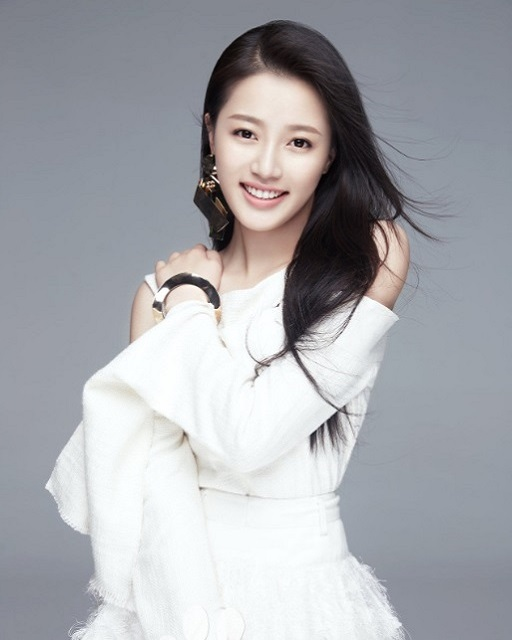
//> input picture project_code/images/master.jpg, 512 x 640 px
$ ./VC_FANFUHAN_OPENCV040   (built with g++ and OpenCV 4)
//> lines starting //> are read from the running program, lines starting //| are printed output that depends on the picture; after the words box and inside, x2 and y2 are one past the last pixel; in counts of white or black regions, pixels touching at a corner belong together
// VC_FANFUHAN_OPENCV040.cpp : 定義主控台應用程式的進入點。
//
/*
// Debug | x32
通用屬性
| C/C++
|	| 一般
|		| 其他 Include 目錄 -> C:\opencv\build\include
|
| 連結器
| 	|一一般
|		|  其他程式庫目錄 -> C:\opencv\build\x64\vc15\lib
|
| 	|一輸入
|		| 其他相依性 -> opencv_world411d.lib;%(AdditionalDependencies)

// Releas | x64
組態屬性
| C/C++
|	| 一般
|		| 其他 Include 目錄 -> C:\opencv\build\include
|
| 連結器
| 	|一般
|		| 其他程式庫目錄 -> C:\opencv\build\x64\vc15\lib
|
| 	|一輸入
|		| 其他相依性 -> opencv_world411.lib;%(AdditionalDependencies)

*/

#include "stdafx.h"
#include <iostream>
#include <opencv2/opencv.hpp>
#include <opencv2/core/core.hpp>
#include <opencv2/highgui/highgui.hpp>

using namespace std;
using namespace cv;

void blur_demo(Mat &image, Mat &sum);
void edge_demo(Mat &image, Mat &sum);
int getblockSum(Mat &sum, int x1, int y1, int x2, int y2, int i);

void showHistogram(InputArray src, cv::String StrTitle);
void backProjection_demo(Mat &mat, Mat &model);
void blur3x3(Mat &src, Mat *det);

void add_salt_pepper_noise(Mat &image);
void add_gaussian_noise(Mat &image);

void USMImage(Mat src, Mat &usm, float fltPar);

void pyramid_up(Mat &image, vector<Mat> &pyramid_images, int level);
void pyramid_down(vector<Mat> &pyramid_images);

void laplaian_demo(vector<Mat> &pyramid_images, Mat &image);

// [5 lines left out: function pause, not called in this run]
int main()
{
	Mat src = imread("../../images/master.jpg");//Mat src = imread("../../images/test.png");
//> src is the input picture: 640 rows x 512 cols, CV_8UC3; mean B, G, R 173.5, 168.6, 167.3
	if (src.empty())
	{
		cout << "could not load image.." << endl;
		pause();
		return -1;
	}
	else
	{
		imshow("input_src", src);
		showHistogram(src, "Histogram_input_src");
//> in showHistogram, `split(src, bgr_plane);`:
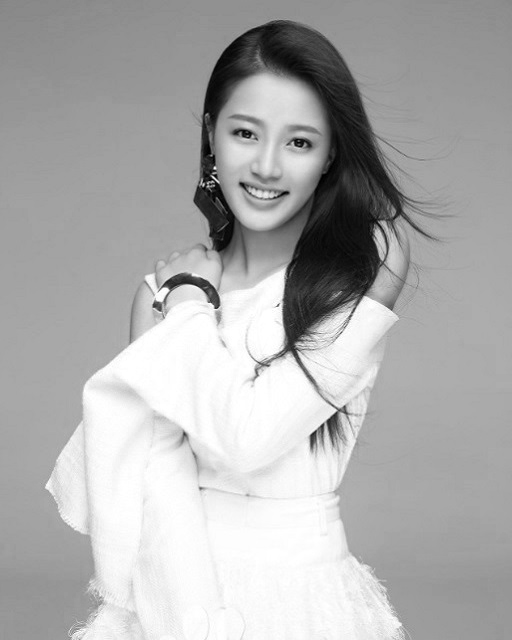
//> bgr_plane[0]: 640 rows x 512 cols, CV_8UC1; min 0, max 255, mean 173.5
//> in showHistogram, `split(src, bgr_plane);`:
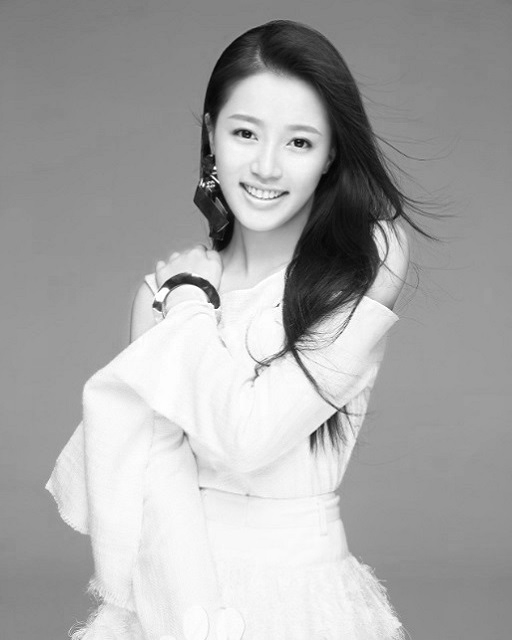
//> bgr_plane[2]: 640 rows x 512 cols, CV_8UC1; min 3, max 255, mean 167.3
//> in showHistogram, `calcHist(&bgr_plane[0], 1, 0, Mat(), b_hist, 1, bins, ranges);`: b_hist = 256 values, max 11797 at index 168, min 0 at index 255, mean 1255.5
//> in showHistogram, `calcHist(&bgr_plane[1], 1, 0, Mat(), g_hist, 1, bins, ranges);`: g_hist = 256 values, max 10209 at index 159, min 0 at index 255, mean 1273.3
//> in showHistogram, `calcHist(&bgr_plane[2], 1, 0, Mat(), r_hist, 1, bins, ranges);`: r_hist = 256 values, max 10776 at index 156, min 0 at index 0, mean 1279.2
//> in showHistogram, `normalize(b_hist, b_hist, 0, histImage.rows, NORM_MINMAX, -1);`: b_hist = 256 values, max 400 at index 168, min 0 at index 255, mean 42.57
//> in showHistogram, `normalize(g_hist, g_hist, 0, histImage.rows, NORM_MINMAX, -1);`: g_hist = 256 values, max 400 at index 159, min 0 at index 255, mean 49.89
//> in showHistogram, `normalize(r_hist, r_hist, 0, histImage.rows, NORM_MINMAX, -1);`: r_hist = 256 values, max 400 at index 156, min 0 at index 0, mean 47.49
//> after the loop in showHistogram, `for (int i = 1; i < bins[0]; ++i)`:
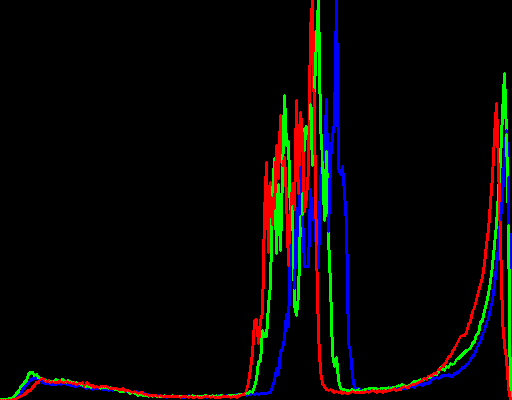
//> histImage: 400 rows x 512 cols, CV_8UC3; mean B, G, R 6.3, 7.7, 8.8

		// 转为灰度图像
		Mat gray, binary;
		cvtColor(src, gray, COLOR_BGR2GRAY);
		imshow("input_gray", gray);
		showHistogram(gray, "Histogram_gray");
//> call 2 of showHistogram, with StrTitle = "Histogram_gray"
//> in showHistogram (call 2), `calcHist(&gray_plane[0], 1, 0, Mat(), hist, 1, bins, ranges);`: hist = 256 values, max 10135 at index 159, min 0 at index 0, mean 1279.2
//> in showHistogram (call 2), `normalize(hist, hist, 0, histImage.rows, NORM_MINMAX, -1);`: hist = 256 values, max 400 at index 159, min 0 at index 0, mean 50.49
//> after the loop in showHistogram (call 2), `for (int i = 1; i < bins[0]; ++i)`:
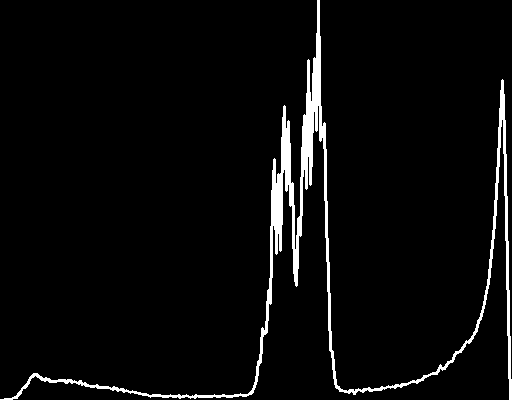
//> histImage: 400 rows x 512 cols, CV_8UC3; 4% white; 1 white region, box (x1, y1, x2, y2) and area: (0, 0, 512, 400) 8287

		int t = 127;
		Scalar m = mean(gray);
//> m = Scalar(168.8)
		int t_mean = m[0];
//> t_mean = 168

		// 转二值图像
		binary = Mat::zeros(src.size(), CV_8UC1);
		for (int row = 0; row < src.rows; ++row) {
			for (int col = 0; col < src.cols; ++col) {
				int pv = gray.at<uchar>(row, col);
				pv > t ? binary.at<uchar>(row, col) = 255
					: binary.at<uchar>(row, col) = 0;
			}
		}

		imshow("binary_t=127", binary);
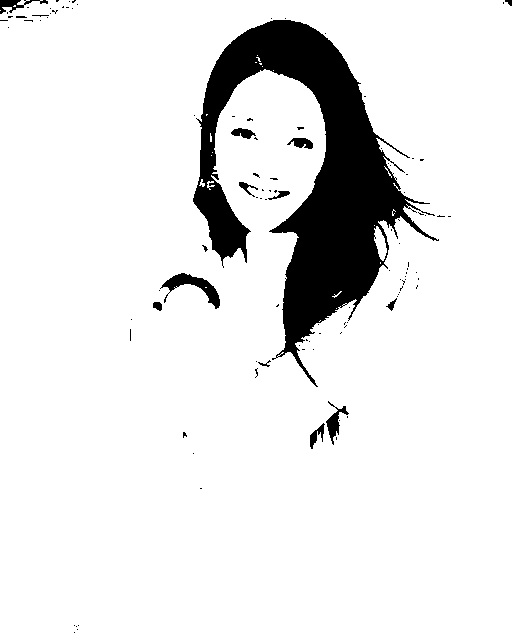
//> window 'binary_t=127': 640 rows x 512 cols, CV_8UC1; 90.4% white; 110 black regions (96 under 20 px), largest, box (x1, y1, x2, y2) and area: (193, 20, 439, 387) 29109, (160, 273, 220, 309) 688, (326, 401, 349, 445) 313
		showHistogram(binary, "Histogram_binary_t=127");
//> call 3 of showHistogram, with StrTitle = "Histogram_binary_t=127"
//> in showHistogram (call 3), `calcHist(&gray_plane[0], 1, 0, Mat(), hist, 1, bins, ranges);`: hist = 256 values, max 31563 at index 0, min 0 at index 1, mean 123.3
//> in showHistogram (call 3), `normalize(hist, hist, 0, histImage.rows, NORM_MINMAX, -1);`: hist = 256 values, max 400 at index 0, min 0 at index 1, mean 1.56
//> after the loop in showHistogram (call 3), `for (int i = 1; i < bins[0]; ++i)`:
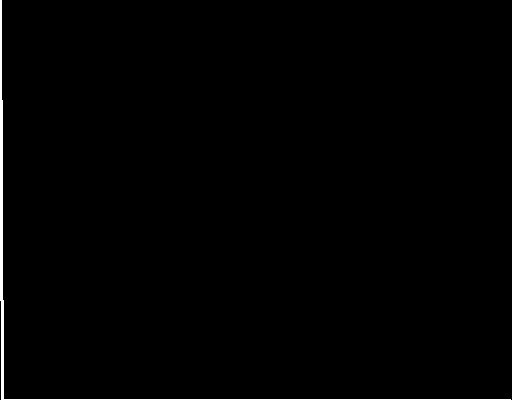
//> histImage: 400 rows x 512 cols, CV_8UC3; 0.79% white; 1 white region, box (x1, y1, x2, y2) and area: (0, 0, 511, 400) 1608

		waitKey(0);
		return 0;
//> (the program exits here)
